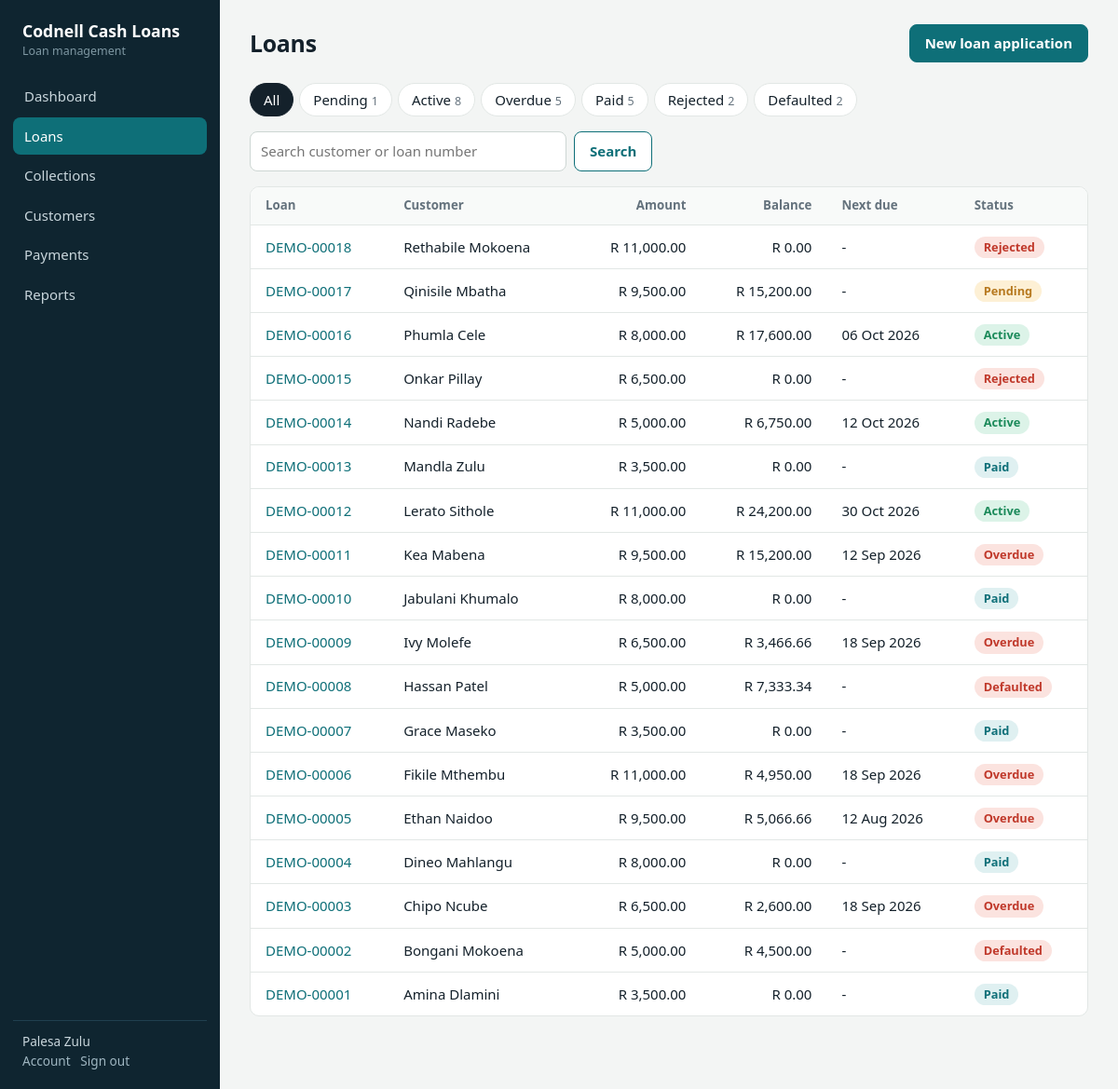
Screenshot of /loans (signed in) with the database file from the repository.
### models.py (models this page shows, shortened)
class User(UserMixin, db.Model):
    id = db.Column(db.Integer, primary_key=True)
    email = db.Column(db.String(120), unique=True, nullable=False)
    name = db.Column(db.String(80), nullable=False, default='')
    password_hash = db.Column(db.String(255), nullable=False)
    role = db.Column(db.String(20), default='staff')          # owner | staff
    permissions = db.Column(db.Text, default='')
    active = db.Column(db.Boolean, default=True)
    must_change = db.Column(db.Boolean, default=False)
    created_at = db.Column(db.DateTime, default=datetime.utcnow)
    @property
    def is_active(self):
        return bool(self.active)
    def can(self, perm):
        return self.active and (self.role == 'owner' or perm in (self.permissions or '').split(','))
    @property
    def is_owner(self):
        return self.role == 'owner'
    @property
    def display(self):
        return self.name or self.email

class Loan(db.Model):
    id = db.Column(db.Integer, primary_key=True)
    reference = db.Column(db.String(20), unique=True)
    customer_id = db.Column(db.Integer, db.ForeignKey('customer.id'), nullable=False)
    principal = db.Column(db.Float, nullable=False)
    monthly_rate = db.Column(db.Float, nullable=False)        # flat % of principal per month
    term_months = db.Column(db.Integer, nullable=False)
    purpose = db.Column(db.String(200))
    status = db.Column(db.String(20), default='pending')      # pending|active|paid|rejected|defaulted
    note = db.Column(db.String(255))
    created_at = db.Column(db.DateTime, default=datetime.utcnow)
    created_by_id = db.Column(db.Integer, db.ForeignKey('user.id'))
    decided_at = db.Column(db.DateTime)
    decided_by_id = db.Column(db.Integer, db.ForeignKey('user.id'))
    start_date = db.Column(db.Date)
    created_by = db.relationship('User', foreign_keys=[created_by_id])
    decided_by = db.relationship('User', foreign_keys=[decided_by_id])
    installments = db.relationship('Installment', backref='loan', order_by='Installment.number',
                                   cascade='all, delete-orphan')
    payments = db.relationship('Payment', backref='loan', order_by='Payment.id.desc()',
                               cascade='all, delete-orphan')
    @property
    def total_interest(self):
        return round(self.principal * self.monthly_rate / 100 * self.term_months, 2)
    @property
    def total_repayment(self):
        return round(self.principal + self.total_interest, 2)
    @property
    def balance(self):
        if not self.installments:
            return self.total_repayment if self.status in ('pending', 'active') else 0
        return round(sum(i.outstanding for i in self.installments), 2)
    @property
    def overdue_items(self):
        if self.status != 'active':
            return []
        return [i for i in self.installments if i.outstanding > 0 and i.due_date < date.today()]
    @property
    def next_due(self):
        return next((i for i in self.installments if i.outstanding > 0), None)
    @property
    def display_status(self):
        return 'overdue' if self.overdue_items else self.status

class Customer(db.Model):
    id = db.Column(db.Integer, primary_key=True)
    first_name = db.Column(db.String(60), nullable=False)
    last_name = db.Column(db.String(60), nullable=False)
    id_number = db.Column(db.String(30), unique=True, nullable=False)
    phone = db.Column(db.String(30), nullable=False)
    email = db.Column(db.String(120))
    address = db.Column(db.String(255))
    employer = db.Column(db.String(120))
    monthly_income = db.Column(db.Float, default=0)
    created_at = db.Column(db.DateTime, default=datetime.utcnow)
    loans = db.relationship('Loan', backref='customer', order_by='Loan.id.desc()')
    @property
    def full_name(self):
        return f'{self.first_name} {self.last_name}'

class Installment(db.Model):
    id = db.Column(db.Integer, primary_key=True)
    loan_id = db.Column(db.Integer, db.ForeignKey('loan.id'), nullable=False)
    number = db.Column(db.Integer, nullable=False)
    due_date = db.Column(db.Date, nullable=False)
    amount = db.Column(db.Float, nullable=False)
    paid = db.Column(db.Float, default=0)
    @property
    def outstanding(self):
        return round(max(self.amount - (self.paid or 0), 0), 2)

### app.py (the view)
@app.route('/loans')
@need()
def loans():
    st, q = request.args.get('status', ''), request.args.get('q', '').strip().lower()
    rows = Loan.query.order_by(Loan.created_at.desc()).all()
    counts = {s: sum(1 for l in rows if l.display_status == s) for s in STATUSES}
    counts['active'] = sum(1 for l in rows if l.status == 'active')
    if st == 'active':
        rows = [l for l in rows if l.status == 'active']
    elif st:
        rows = [l for l in rows if l.display_status == st]
    if q:
        rows = [l for l in rows if q in l.customer.full_name.lower() or q in (l.reference or '').lower()]
    return render_template('loans.html', rows=rows, st=st, q=q, counts=counts, statuses=STATUSES)

### app.py (called while the page is built)
@login_manager.user_loader
def load_user(uid):
    return db.session.get(User, int(uid))

def csrf_token():
    if '_csrf' not in session:
        session['_csrf'] = secrets.token_hex(16)
    return session['_csrf']

@app.before_request
def guard():
    if request.method == 'POST':
        if not session.get('_csrf') or session['_csrf'] != request.form.get('_csrf'):
            abort(400, 'Your session expired. Go back, refresh the page and try again.')
    if (current_user.is_authenticated and current_user.must_change
            and request.endpoint not in ('profile', 'logout', 'static')):
        return redirect(url_for('profile'))

def need(perm=None):
    def deco(f):
        @wraps(f)
        @login_required
        def inner(*a, **k):
            if perm and not current_user.can(perm):
                flash("You don't have access to that page.", 'error')
                return redirect(url_for('dashboard'))
            return f(*a, **k)
        return inner
    return deco

### templates/loans.html
{% extends 'base.html' %}{% from '_m.html' import badge %}{% set page = 'loans' %}{% block title %}Loans{% endblock %}
{% block content %}
<div class="top"><h1>Loans</h1>{% if current_user.can('apply') %}<a class="btn" href="{{ url_for('loan_new') }}">New loan application</a>{% endif %}</div>
<div class="tabs"><a href="{{ url_for('loans', q=q) }}" class="{{ '' if st else 'on' }}">All</a>
{% for s in statuses %}<a href="{{ url_for('loans', status=s, q=q) }}" class="{{ 'on' if st == s else '' }}">{{ s|title }}<small>{{ counts[s] }}</small></a>{% endfor %}</div>
<form class="search"><input type="hidden" name="status" value="{{ st }}"><input name="q" value="{{ q }}" placeholder="Search customer or loan number"><button class="btn ghost">Search</button></form>
<div class="card flush"><div class="scroll"><table><thead><tr><th>Loan</th><th>Customer</th><th class="r">Amount</th><th class="r">Balance</th><th>Next due</th><th>Status</th></tr></thead><tbody>
{% for l in rows %}<tr><td><a href="{{ url_for('loan_view', lid=l.id) }}">{{ l.reference }}</a></td><td>{{ l.customer.full_name }}</td><td class="r">{{ l.principal|money }}</td>
<td class="r">{{ l.balance|money }}</td><td>{{ l.next_due.due_date|d if l.status == 'active' and l.next_due else '-' }}</td><td>{{ badge(l.display_status) }}</td></tr>
{% else %}<tr><td colspan="6" class="empty">No loans match. Try another filter.</td></tr>{% endfor %}</tbody></table></div></div>{% endblock %}

### templates/base.html (shortened to what this page needs)
<!doctype html>
<html lang="en"><head><meta charset="utf-8"><meta name="viewport" content="width=device-width,initial-scale=1">
<link rel="stylesheet" href="{{ url_for('static', filename='style.css') }}"></head>
<body class="{{ '' if current_user.is_authenticated else 'bare' }}">
{% if current_user.is_authenticated %}
<aside class="side">
  <div class="brand">{{ COMPANY }}<small>Loan management</small></div>
  <nav>
    {% set items = [('dashboard','Dashboard','dashboard',None),('loans','Loans','loans',None),('collections','Collections','collections',None),
      ('customers','Customers','customers',None),('payments','Payments','payments','payments'),('reports','Reports','reports','reports'),('users','Staff','users','users'),
      ('audit','Audit trail','audit','@owner')] %}
    {% for ep, label, key, perm in items %}{% if not perm or (perm == '@owner' and current_user.is_owner) or (perm != '@owner' and current_user.can(perm)) %}
    <a href="{{ url_for(ep) }}" class="{{ 'on' if page == key else '' }}">{{ label }}</a>{% endif %}{% endfor %}
  </nav>
  <div class="me">{{ current_user.display }}<br><a href="{{ url_for('profile') }}">Account</a> &nbsp;
    <form method="post" action="{{ url_for('logout') }}" style="display:inline"><input type="hidden" name="_csrf" value="{{ csrf_token() }}"><button>Sign out</button></form></div>
</aside>
<main class="main"><label for="nav-toggle" class="menu" aria-label="Menu">&#9776;</label>
{% else %}<main>{% endif %}
{% block content %}{% endblock %}
</main>
</body></html>

### templates/_m.html (shortened to what this page needs)
{% macro badge(s) %}<span class="badge {{ s }}">{{ s|title }}</span>{% endmacro %}

### static/style.css (style rules this page uses)
:root { --bg:#f3f5f4;--card:#fff;--ink:#14212b;--mut:#64727d;--line:#e2e7e5;--pri:#0e6f78;--pri-d:#0a555c;--pri-l:#dff0f1;--side:#0f2530; --ok:#1b8a5a;--ok-l:#dcf3e8;--warn:#b7791f;--warn-l:#fdf0d5;--bad:#c0392b;--bad-l:#fbe3df;--gray-l:#e9eceb;--r:10px }
* { box-sizing:border-box }
body { margin:0;background:var(--bg);color:var(--ink);font:15px/1.5 "Segoe UI",system-ui,-apple-system,Roboto,sans-serif }
a { color:var(--pri);text-decoration:none }
h1 { font-size:1.55rem;margin:0;letter-spacing:-.01em }
.num,td.r,.kpi b { font-variant-numeric:tabular-nums }
.side { position:fixed;inset:0 auto 0 0;width:236px;background:var(--side);color:#c9d6dc;padding:20px 14px;display:flex;flex-direction:column;z-index:20;transition:transform .2s }
.brand { color:#fff;font-weight:700;font-size:1.1rem;padding:0 10px 18px }
.brand small { display:block;color:#7f98a3;font-weight:400;font-size:.78rem }
.side nav a { display:block;color:#c9d6dc;padding:9px 12px;border-radius:8px;margin-bottom:2px }
.side nav a.on { background:var(--pri);color:#fff }
.me { margin-top:auto;border-top:1px solid #20404f;padding:12px 10px 0;font-size:.85rem }
.me a,.me button { color:#9fb6c1;background:none;border:0;padding:0;font:inherit;cursor:pointer }
.main { margin-left:236px;padding:26px 32px 60px;max-width:1240px }
.top { display:flex;justify-content:space-between;align-items:center;gap:12px;margin-bottom:22px;flex-wrap:wrap }
.card { background:var(--card);border:1px solid var(--line);border-radius:var(--r);padding:18px 20px;margin-bottom:18px }
.card.flush { padding:0;overflow:hidden }
.btn { display:inline-block;background:var(--pri);color:#fff;border:1px solid var(--pri);padding:8px 16px;border-radius:8px;font:inherit;font-weight:600;cursor:pointer }
.btn.ghost { background:#fff;color:var(--pri) }
table { width:100%;border-collapse:collapse }
th { text-align:left;color:var(--mut);font-weight:600;font-size:.83rem;padding:10px 16px;background:#f8faf9;border-bottom:1px solid var(--line) }
td { padding:11px 16px;border-bottom:1px solid var(--line);vertical-align:middle }
tr:last-child td { border-bottom:0 }
.r { text-align:right }
.scroll { overflow-x:auto }
.badge { display:inline-block;padding:2px 10px;border-radius:99px;font-size:.8rem;font-weight:600;background:var(--gray-l);color:#46545e }
.badge.active,.badge.upcoming { background:var(--ok-l);color:var(--ok) }
.badge.pending,.badge.partial { background:var(--warn-l);color:var(--warn) }
.badge.overdue,.badge.defaulted,.badge.rejected { background:var(--bad-l);color:var(--bad) }
.badge.paid { background:var(--pri-l);color:var(--pri) }
input,select,textarea { width:100%;padding:9px 11px;border:1px solid #cdd6d3;border-radius:8px;font:inherit;background:#fff;color:var(--ink) }
.tabs { display:flex;gap:6px;flex-wrap:wrap;margin-bottom:16px }
.tabs a { padding:6px 14px;border-radius:99px;background:#fff;border:1px solid var(--line);color:var(--ink) }
.tabs a.on { background:var(--ink);color:#fff;border-color:var(--ink) }
.tabs a small { color:var(--mut);margin-left:4px }
.search { display:flex;gap:8px;margin-bottom:16px }
.search input { max-width:340px }

### rows the page displays
User: display "Palesa Zulu"
Loan: status "Defaulted", counts "2", reference "DEMO-00002", customer.full_name "Bongani Mokoena", principal "R 5,000.00", balance "R 4,500.00", next_due.due_date|d "-"
Loan: reference "DEMO-00018", customer.full_name "Rethabile Mokoena", principal "R 11,000.00", balance "R 0.00", next_due.due_date|d "-", status "Rejected"
Loan: reference "DEMO-00017", customer.full_name "Qinisile Mbatha", principal "R 9,500.00", balance "R 15,200.00", next_due.due_date|d "-", status "Pending"
Loan: reference "DEMO-00016", customer.full_name "Phumla Cele", principal "R 8,000.00", balance "R 17,600.00", next_due.due_date|d "06 Oct 2026", status "Active"
Loan: reference "DEMO-00015", customer.full_name "Onkar Pillay", principal "R 6,500.00", balance "R 0.00", next_due.due_date|d "-", status "Rejected"
Loan: reference "DEMO-00014", customer.full_name "Nandi Radebe", principal "R 5,000.00", balance "R 6,750.00", next_due.due_date|d "12 Oct 2026", status "Active"
Loan: reference "DEMO-00013", customer.full_name "Mandla Zulu", principal "R 3,500.00", balance "R 0.00", next_due.due_date|d "-", status "Paid"
Loan: reference "DEMO-00012", customer.full_name "Lerato Sithole", principal "R 11,000.00", balance "R 24,200.00", next_due.due_date|d "30 Oct 2026", status "Active"
Loan: reference "DEMO-00011", customer.full_name "Kea Mabena", principal "R 9,500.00", balance "R 15,200.00", next_due.due_date|d "12 Sep 2026", s "Overdue"
Loan: reference "DEMO-00010", customer.full_name "Jabulani Khumalo", principal "R 8,000.00", balance "R 0.00", next_due.due_date|d "-", status "Paid"
Loan: reference "DEMO-00009", customer.full_name "Ivy Molefe", principal "R 6,500.00", balance "R 3,466.66", next_due.due_date|d "18 Sep 2026", s "Overdue"
Loan: reference "DEMO-00008", customer.full_name "Hassan Patel", principal "R 5,000.00", balance "R 7,333.34", next_due.due_date|d "-", status "Defaulted"
Loan: reference "DEMO-00007", customer.full_name "Grace Maseko", principal "R 3,500.00", balance "R 0.00", next_due.due_date|d "-", status "Paid"
Loan: reference "DEMO-00006", customer.full_name "Fikile Mthembu", principal "R 11,000.00", balance "R 4,950.00", next_due.due_date|d "18 Sep 2026", s "Overdue"
Loan: reference "DEMO-00005", customer.full_name "Ethan Naidoo", principal "R 9,500.00", balance "R 5,066.66", next_due.due_date|d "12 Aug 2026", s "Overdue"
Loan: reference "DEMO-00004", customer.full_name "Dineo Mahlangu", principal "R 8,000.00", balance "R 0.00", next_due.due_date|d "-", status "Paid"
Loan: reference "DEMO-00003", customer.full_name "Chipo Ncube", principal "R 6,500.00", balance "R 2,600.00", next_due.due_date|d "18 Sep 2026", s "Overdue"
Loan: reference "DEMO-00001", customer.full_name "Amina Dlamini", principal "R 3,500.00", balance "R 0.00", next_due.due_date|d "-", status "Paid"

### other values shown
{{ COMPANY }} "Codnell Cash Loans"
{{ label }} "Dashboard" "Loans" "Collections" "Customers" "Payments" "Reports"
{{ s|title }} "Pending" "Active" "Overdue" "Paid" "Rejected"
{{ counts[s] }} "1" "8" "5" "5" "2"
